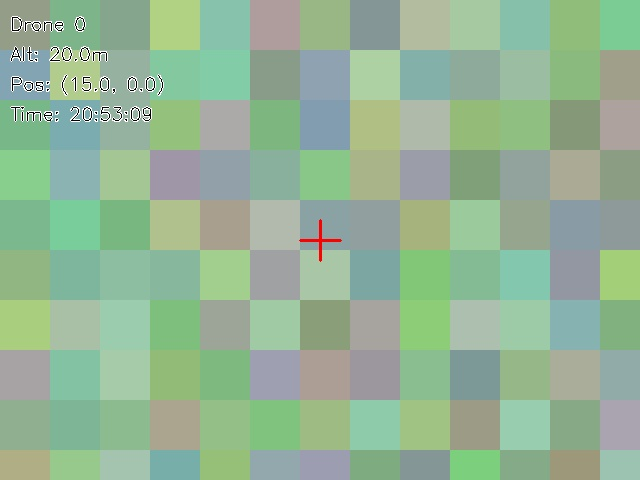
#> input picture input_map/drone_0_camera_20260104_205309.jpg, 640 x 480 px
$ python -i vision_processing.py   (imports and definitions only)
#> lines starting #> are read from the running program, lines starting #| are printed output that depends on the picture; after the words box and inside, x2 and y2 are one past the last pixel; in counts of white or black regions, pixels touching at a corner belong together
#!/usr/bin/env python3
"""
Vision Processing Module

OpenCV-based computer vision processing for drone camera feeds.
Provides object detection, feature extraction, and image analysis capabilities.
"""

import cv2
import numpy as np
from typing import List, Tuple, Dict, Optional
from dataclasses import dataclass
from enum import Enum


class DetectionType(Enum):
    """Types of visual detections"""
    OBJECT = "object"
    MARKER = "marker"
    LINE = "line"
    PERSON = "person"
    VEHICLE = "vehicle"
    LANDING_PAD = "landing_pad"


@dataclass
class Detection:
    """Visual detection result"""
    detection_type: DetectionType
    confidence: float
    bbox: Tuple[int, int, int, int]  # (x, y, width, height)
    center: Tuple[int, int]  # (x, y)
    label: str
    metadata: Dict = None


class VisionProcessor:
    """
    Computer vision processing for drone camera feeds.
    Provides various detection and analysis algorithms.
    """

    def __init__(self):
        self.color_ranges = {
            'red': [(0, 100, 100), (10, 255, 255)],
            'green': [(40, 50, 50), (80, 255, 255)],
            'blue': [(100, 100, 100), (130, 255, 255)],
            'yellow': [(20, 100, 100), (30, 255, 255)],
        }

    def detect_colors(self, image: np.ndarray, colors: List[str] = None) -> Dict[str, List[Detection]]:
        """
        Detect colored objects in image.

        Args:
            image: Input image (BGR format)
            colors: List of colors to detect (default: all)

        Returns:
            Dictionary mapping color name to list of detections
        """
        if colors is None:
            colors = list(self.color_ranges.keys())

        hsv = cv2.cvtColor(image, cv2.COLOR_BGR2HSV)
        detections = {}

        for color in colors:
            if color not in self.color_ranges:
                continue

            lower, upper = self.color_ranges[color]
            mask = cv2.inRange(hsv, np.array(lower), np.array(upper))

            # Find contours
            contours, _ = cv2.findContours(mask, cv2.RETR_EXTERNAL, cv2.CHAIN_APPROX_SIMPLE)

            color_detections = []
            for contour in contours:
                area = cv2.contourArea(contour)
                if area > 100:  # Minimum area threshold
                    x, y, w, h = cv2.boundingRect(contour)
                    center_x = x + w // 2
                    center_y = y + h // 2

                    detection = Detection(
                        detection_type=DetectionType.OBJECT,
                        confidence=min(area / 10000.0, 1.0),
                        bbox=(x, y, w, h),
                        center=(center_x, center_y),
                        label=f"{color}_object",
                        metadata={'area': area, 'color': color}
                    )
                    color_detections.append(detection)

            detections[color] = color_detections

        return detections

    # [172 lines left out: functions detect_aruco_markers, detect_edges, detect_lines, detect_circles, extract_features, match_features and 1 more, not called in this run]


class VisualizationHelper:
    """Helper class for visualizing detection results"""

    # [48 lines left out: functions draw_detections, draw_lines, draw_circles, draw_keypoints, not called in this run]

>>> import cv2
>>> picture = cv2.imread('../../input_map/drone_0_camera_20260104_205309.jpg')
#> picture is the input picture: shape (480, 640, 3); mean B, G, R 149.9, 179.8, 148.1
>>> result = VisionProcessor().detect_colors(picture)
#> in detect_colors, `hsv = cv2.cvtColor(image, cv2.COLOR_BGR2HSV)`: hsv: shape (480, 640, 3); mean H, S, V 65.1, 58.4, 181.8
#> the loop in detect_colors, `for color in colors:` made 4 passes
#> pass 1, in detect_colors, `mask = cv2.inRange(hsv, np.array(lower), np.array(upper))`:
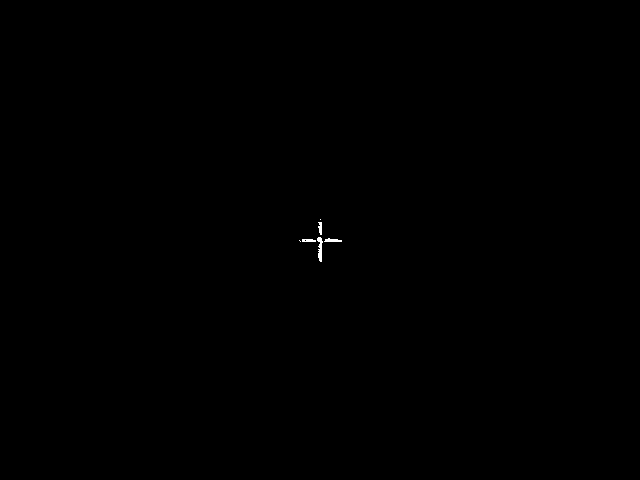
#> mask: shape (480, 640); 0.07% white; 6 white regions (2 under 20 px), largest, box (x1, y1, x2, y2) and area: (317, 237, 323, 262) 88, (324, 238, 342, 242) 50, (318, 222, 322, 235) 39, (302, 239, 316, 242) 38
#> pass 2, in detect_colors, `mask = cv2.inRange(hsv, np.array(lower), np.array(upper))`:
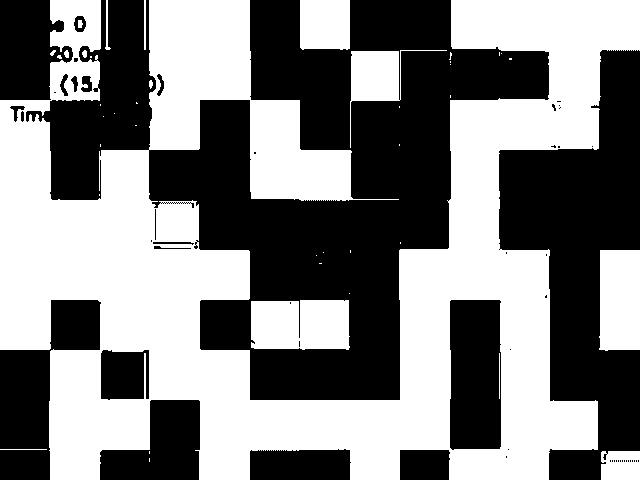
#> mask: shape (480, 640); 50.7% white; 53 black regions (34 under 20 px), largest, box (x1, y1, x2, y2) and area: (26, 0, 549, 400) 85291, (499, 50, 640, 480) 31450, (0, 300, 101, 480) 8857
#> after the loop in detect_colors, `for color in colors:`: detections = 4 items
#> result = 4 items

$ run again, on input_map/drone_0_camera_20260104_205321.jpg
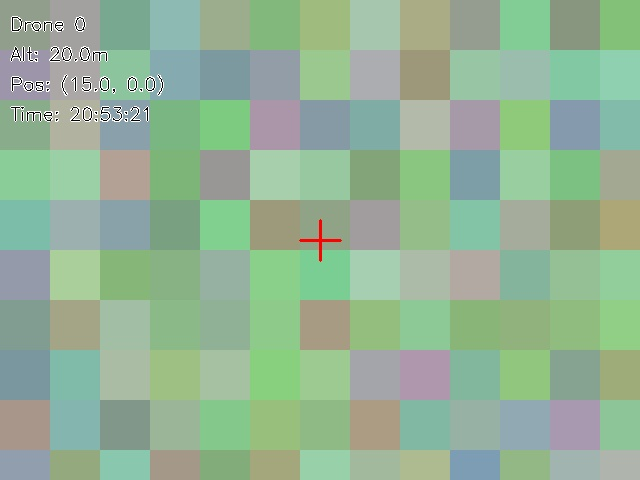
#> input picture input_map/drone_0_camera_20260104_205321.jpg, 640 x 480 px
#> picture is the input picture: shape (480, 640, 3); mean B, G, R 149.9, 178.8, 147.7
#> hsv: shape (480, 640, 3); mean H, S, V 65.8, 58.9, 181.7
#> the loop in detect_colors, `for color in colors:` made 4 passes
#> pass 2, in detect_colors, `mask = cv2.inRange(hsv, np.array(lower), np.array(upper))`:
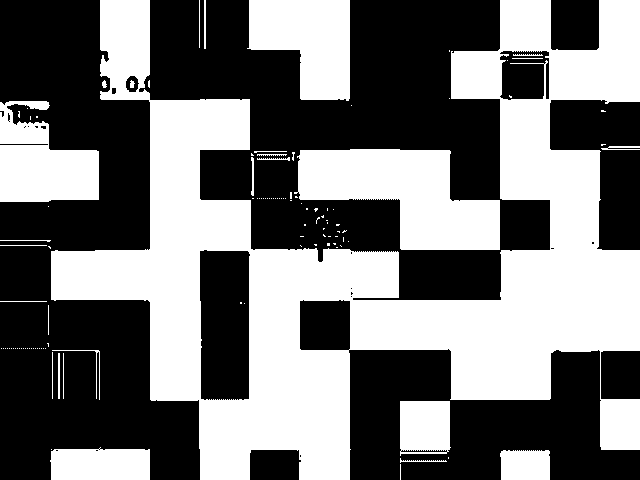
#> mask: shape (480, 640); 46% white; 117 white regions (90 under 20 px), largest, box (x1, y1, x2, y2) and area: (51, 0, 640, 480) 105856, (294, 149, 500, 250) 12605, (247, 0, 350, 101) 7543
#> after the loop in detect_colors, `for color in colors:`: detections = 4 items

$ run again, on input_map/drone_0_camera_20260104_205327.jpg
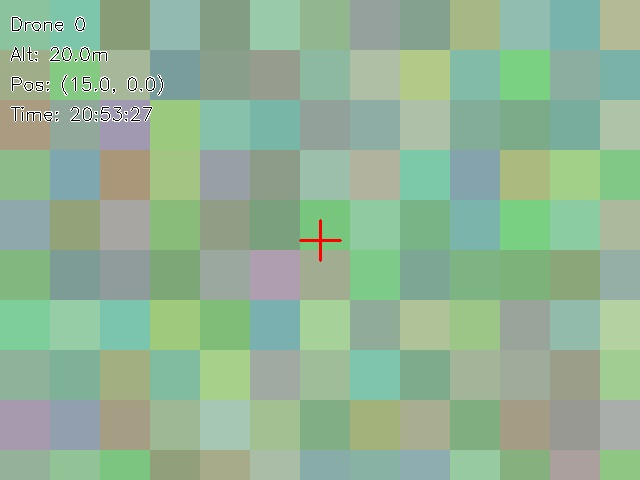
#> input picture input_map/drone_0_camera_20260104_205327.jpg, 640 x 480 px
#> picture is the input picture: shape (480, 640, 3); mean B, G, R 149.7, 179.3, 146.4
#> hsv: shape (480, 640, 3); mean H, S, V 63.4, 59.7, 180.7
#> the loop in detect_colors, `for color in colors:` made 4 passes
#> pass 2, in detect_colors, `mask = cv2.inRange(hsv, np.array(lower), np.array(upper))`:
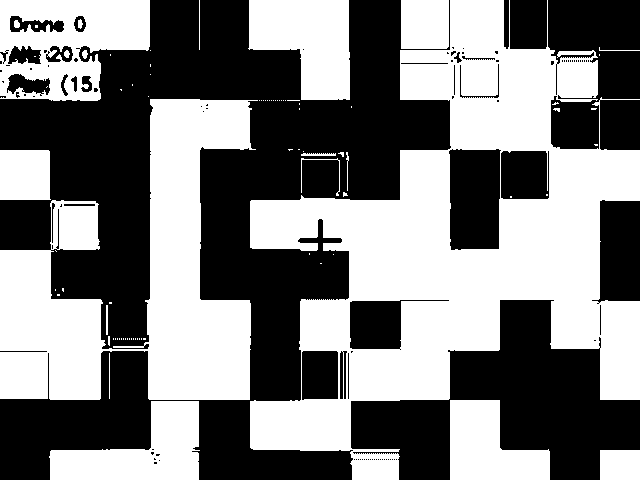
#> mask: shape (480, 640); 49.5% white; 85 white regions (65 under 20 px), largest, box (x1, y1, x2, y2) and area: (250, 0, 640, 480) 77837, (0, 99, 258, 400) 37730, (0, 0, 150, 101) 9918
#> after the loop in detect_colors, `for color in colors:`: detections = 4 items

$ run again, on input_map/drone_0_camera_20260105_211955.jpg
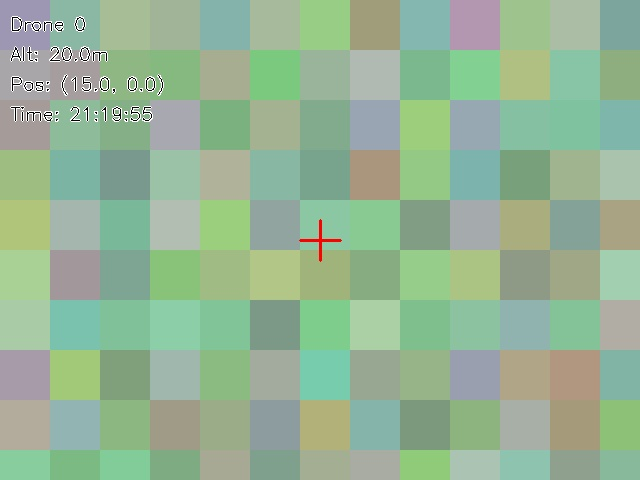
#> input picture input_map/drone_0_camera_20260105_211955.jpg, 640 x 480 px
#> picture is the input picture: shape (480, 640, 3); mean B, G, R 149, 179.9, 149.2
#> hsv: shape (480, 640, 3); mean H, S, V 63.5, 60.2, 182
#> the loop in detect_colors, `for color in colors:` made 4 passes
#> contours on pass 4: [[[320, 262]]]
#> pass 2, in detect_colors, `mask = cv2.inRange(hsv, np.array(lower), np.array(upper))`:
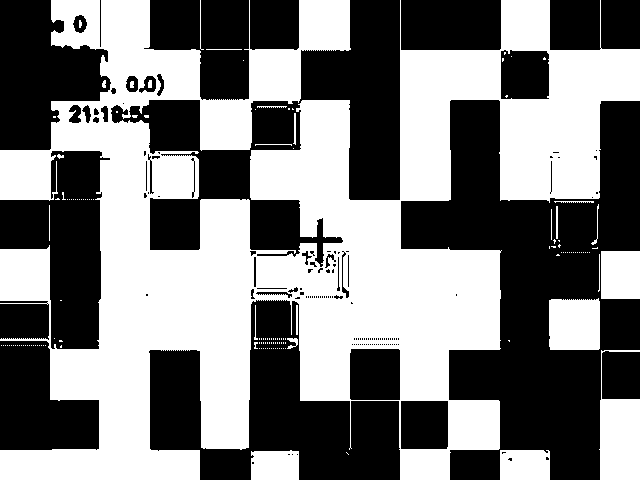
#> mask: shape (480, 640); 49.4% white; 149 white regions (124 under 20 px), largest, box (x1, y1, x2, y2) and area: (0, 0, 640, 480) 139853, (599, 350, 640, 480) 3360, (549, 298, 600, 350) 2573
#> after the loop in detect_colors, `for color in colors:`: detections = 4 items
